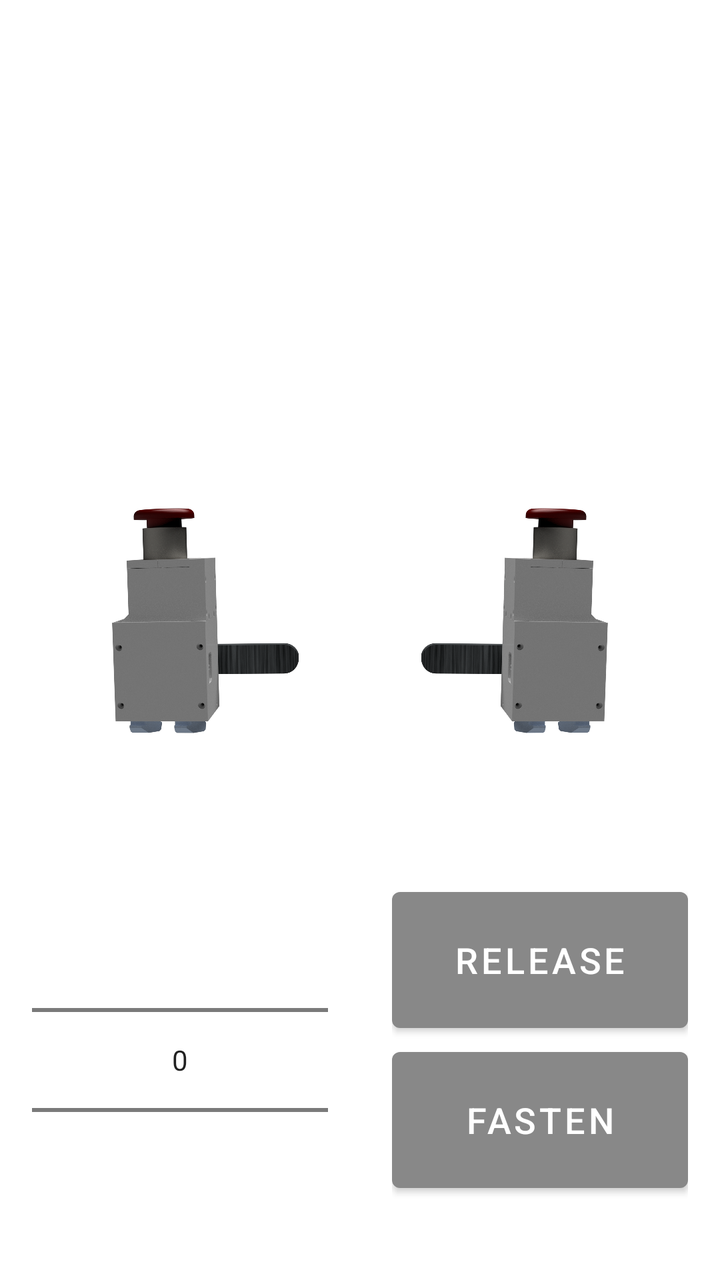
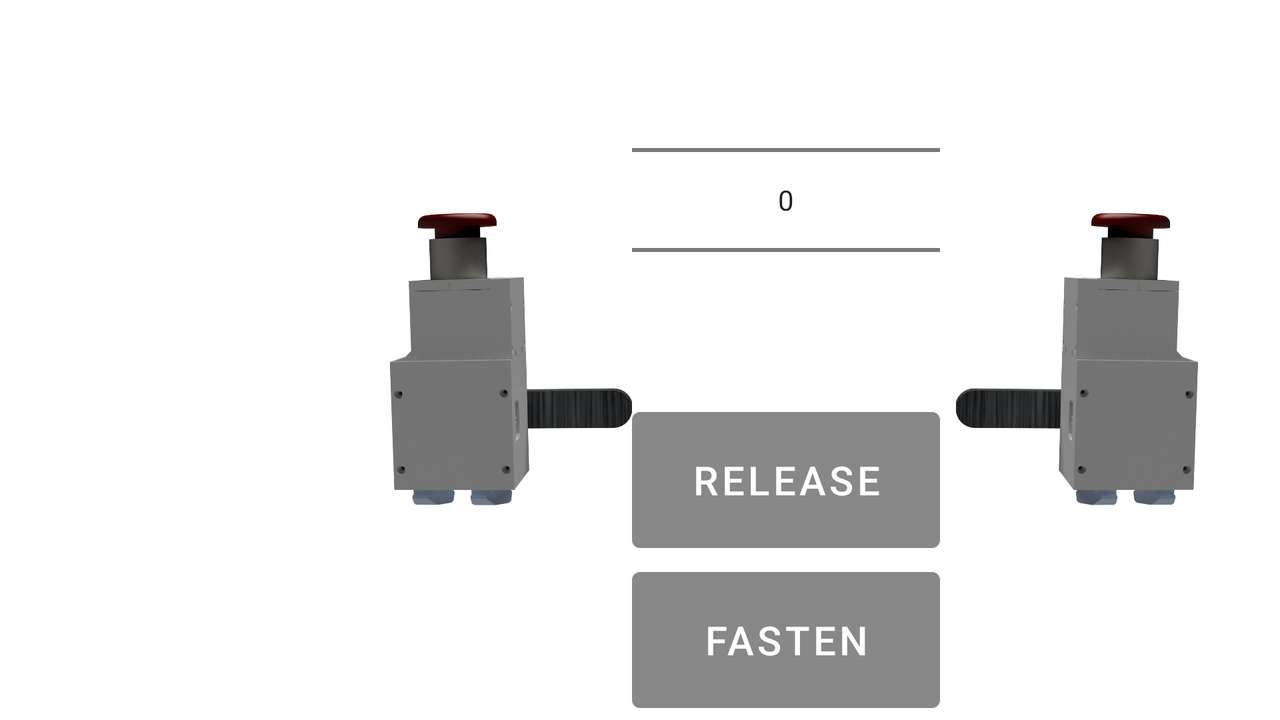

Compare how this app lays out the same screen by default and in its alternative resource folder. The renders come first, then the two layout files and the values they reference.
<!-- AndroidManifest.xml: application theme Theme.LiftingUnitMQTT -->
<!-- res/layout/activity_front_step_motors.xml -->
<?xml version="1.0" encoding="utf-8"?>
<LinearLayout xmlns:android="http://schemas.android.com/apk/res/android"
    xmlns:app="http://schemas.android.com/apk/res-auto"
    xmlns:tools="http://schemas.android.com/tools"
    android:layout_width="match_parent"
    android:layout_height="match_parent"
    android:orientation="vertical"
    android:weightSum="10"
    tools:context=".StepMotorActivity">

    <androidx.fragment.app.FragmentContainerView
        android:id="@+id/fcvOverviewFrontStepMotor"
        android:layout_width="match_parent"
        android:layout_height="0dp"
        android:layout_margin="4dp"
        android:layout_weight="3"
        app:layout_constrainedHeight="true"
        app:layout_constraintWidth="true"
        tools:layout="@layout/fragment_overview" />

    <androidx.constraintlayout.widget.ConstraintLayout
        android:id="@+id/clLiftingUnit"
        android:layout_width="match_parent"
        android:layout_height="0dp"
        android:layout_weight="7">

        <LinearLayout
            android:layout_width="match_parent"
            android:layout_height="wrap_content"
            android:orientation="horizontal"
            android:weightSum="2"
            app:layout_constrainedHeight="true"
            app:layout_constraintBottom_toTopOf="@+id/llFunctions"
            app:layout_constraintEnd_toEndOf="parent"
            app:layout_constraintStart_toStartOf="parent"
            app:layout_constraintTop_toTopOf="parent">

            <ImageView
                android:layout_width="0dp"
                android:layout_height="wrap_content"
                android:layout_margin="8dp"
                android:layout_weight="1"
                android:src="@drawable/stepper_front_mirrored"
                app:layout_constrainedHeight="true" />

            <ImageView
                android:layout_width="0dp"
                android:layout_height="wrap_content"
                android:layout_margin="8dp"
                android:layout_weight="1"
                android:src="@drawable/stepper_front"
                app:layout_constrainedHeight="true" />

        </LinearLayout>

        <LinearLayout
            android:id="@+id/llFunctions"
            android:layout_width="match_parent"
            android:layout_height="wrap_content"
            android:orientation="horizontal"
            android:weightSum="2"
            app:layout_constraintBottom_toBottomOf="parent"
            app:layout_constraintEnd_toEndOf="parent"
            app:layout_constraintStart_toStartOf="parent">

            <androidx.constraintlayout.widget.ConstraintLayout
                android:layout_width="0dp"
                android:layout_height="wrap_content"
                android:layout_marginBottom="4dp"
                android:layout_weight="1"
                android:padding="16dp"
                app:layout_constraintBottom_toBottomOf="parent"
                app:layout_constraintEnd_toEndOf="parent"
                app:layout_constraintStart_toStartOf="parent">

                <NumberPicker
                    android:id="@+id/npDegree"
                    android:layout_width="match_parent"
                    android:layout_height="wrap_content"
                    app:layout_constraintBottom_toBottomOf="parent"
                    app:layout_constraintEnd_toEndOf="parent"
                    app:layout_constraintStart_toStartOf="parent" />

            </androidx.constraintlayout.widget.ConstraintLayout>

            <androidx.constraintlayout.widget.ConstraintLayout
                android:layout_width="0dp"
                android:layout_height="wrap_content"
                android:layout_marginBottom="4dp"
                android:layout_weight="1"
                android:padding="16dp"
                app:layout_constraintBottom_toBottomOf="parent"
                app:layout_constraintEnd_toEndOf="parent"
                app:layout_constraintStart_toStartOf="parent">

                <Button
                    android:id="@+id/btnRelease"
                    android:layout_width="match_parent"
                    android:layout_height="wrap_content"
                    android:minHeight="80dp"
                    android:text="release"
                    android:textSize="18sp"
                    app:layout_constraintEnd_toEndOf="parent"
                    app:layout_constraintStart_toStartOf="parent"
                    app:layout_constraintTop_toTopOf="parent" />

                <Button
                    android:id="@+id/btnFasten"
                    android:layout_width="match_parent"
                    android:layout_height="wrap_content"
                    android:minHeight="80dp"
                    android:text="fasten"
                    android:textSize="18sp"
                    app:layout_constraintEnd_toEndOf="parent"
                    app:layout_constraintStart_toStartOf="parent"
                    app:layout_constraintTop_toBottomOf="@+id/btnRelease" />

            </androidx.constraintlayout.widget.ConstraintLayout>

        </LinearLayout>

    </androidx.constraintlayout.widget.ConstraintLayout>

</LinearLayout>
<!-- res/layout/fragment_overview.xml (included above) -->
<?xml version="1.0" encoding="utf-8"?>
<androidx.constraintlayout.widget.ConstraintLayout xmlns:android="http://schemas.android.com/apk/res/android"
    xmlns:app="http://schemas.android.com/apk/res-auto"
    xmlns:tools="http://schemas.android.com/tools"
    style="@android:style/TextAppearance.DeviceDefault.Medium"
    android:layout_width="match_parent"
    android:layout_height="match_parent"
    tools:context=".MainActivity">

    <androidx.cardview.widget.CardView
        android:id="@+id/cvOverview"
        android:layout_width="match_parent"
        android:layout_height="match_parent"
        android:layout_margin="4dp"
        android:backgroundTint="?attr/colorPrimary"
        app:cardCornerRadius="24dp"
        app:cardElevation="0dp"
        app:contentPadding="8dp"
        app:layout_constrainedHeight="true"
        app:layout_constrainedWidth="true"
        app:layout_constraintBottom_toBottomOf="parent"
        app:layout_constraintEnd_toEndOf="parent"
        app:layout_constraintStart_toStartOf="parent"
        app:layout_constraintTop_toTopOf="parent">

        <LinearLayout
            android:layout_width="match_parent"
            android:layout_height="match_parent"
            android:layout_marginVertical="8dp"
            android:orientation="horizontal"
            android:weightSum="2"
            app:layout_constraintEnd_toEndOf="parent"
            app:layout_constraintStart_toStartOf="parent"
            app:layout_constraintTop_toTopOf="parent">

            <LinearLayout
                android:id="@+id/llLeft"
                android:layout_width="match_parent"
                android:layout_height="match_parent"
                android:layout_weight="1"
                android:orientation="vertical"
                android:padding="2dp"
                android:weightSum="6"
                app:layout_constraintEnd_toEndOf="parent"
                app:layout_constraintStart_toStartOf="parent"
                app:layout_constraintTop_toTopOf="parent">

                <TextView
                    android:id="@+id/tvSwitch1Header"
                    android:layout_width="match_parent"
                    android:layout_height="0dp"
                    android:layout_weight="1"
                    android:maxLines="1"
                    android:padding="2dp"
                    android:text="roll switch 1 status"
                    android:textColor="?attr/colorOnPrimary"
                    android:textSize="14sp" />

                <TextView
                    android:id="@+id/tvSwitch1"
                    android:layout_width="match_parent"
                    android:layout_height="0dp"
                    android:layout_weight="1"
                    android:maxLines="1"
                    android:padding="2dp"
                    android:textSize="13sp" />

                <TextView
                    android:id="@+id/tvSwitch2Header"
                    android:layout_width="match_parent"
                    android:layout_height="0dp"
                    android:layout_weight="1"
                    android:maxLines="1"
                    android:padding="2dp"
                    android:text="roll switch 2 status"
                    android:textColor="?attr/colorOnPrimary"
                    android:textSize="14sp" />

                <TextView
                    android:id="@+id/tvSwitch2"
                    android:layout_width="match_parent"
                    android:layout_height="0dp"
                    android:layout_weight="1"
                    android:maxLines="1"
                    android:padding="2dp"
                    android:textSize="13sp" />

                <TextView
                    android:id="@+id/tvUltrasoundBarrierHeader"
                    android:layout_width="match_parent"
                    android:layout_height="0dp"
                    android:layout_weight="1"
                    android:maxLines="1"
                    android:padding="2dp"
                    android:text="height sensor status"
                    android:textColor="?attr/colorOnPrimary"
                    android:textSize="13sp" />

                <TextView
                    android:id="@+id/tvUltrasoundBarrier"
                    android:layout_width="match_parent"
                    android:layout_height="0dp"
                    android:layout_weight="1"
                    android:maxLines="1"
                    android:padding="2dp"
                    android:textSize="13sp" />
            </LinearLayout>

            <LinearLayout
                android:id="@+id/llRight"
                android:layout_width="match_parent"
                android:layout_height="match_parent"
                android:layout_weight="1"
                android:orientation="vertical"
                android:padding="2dp"
                android:weightSum="6"
                app:layout_constraintEnd_toEndOf="parent"
                app:layout_constraintStart_toStartOf="parent"
                app:layout_constraintTop_toTopOf="parent">

                <TextView
                    android:id="@+id/tvEmergencyStopHeader"
                    android:layout_width="match_parent"
                    android:layout_height="0dp"
                    android:layout_gravity="end"
                    android:layout_weight="1"
                    android:maxLines="1"
                    android:padding="2dp"
                    android:text="emergency stop status"
                    android:textAlignment="viewEnd"
                    android:textColor="?attr/colorOnPrimary"
                    android:textSize="14sp" />

                <TextView
                    android:id="@+id/tvEmergencyStop"
                    android:layout_width="match_parent"
                    android:layout_height="0dp"
                    android:layout_gravity="end"
                    android:layout_marginEnd="8dp"
                    android:layout_weight="1"
                    android:maxLines="1"
                    android:padding="2dp"
                    android:textAlignment="viewEnd"
                    android:textSize="13sp" />

                <TextView
                    android:id="@+id/tvLightBarrierHeader"
                    android:layout_width="match_parent"
                    android:layout_height="0dp"
                    android:layout_gravity="end"
                    android:layout_weight="1"
                    android:maxLines="1"
                    android:padding="2dp"
                    android:text="light barrier status"
                    android:textAlignment="viewEnd"
                    android:textColor="?attr/colorOnPrimary"
                    android:textSize="14sp" />

                <TextView
                    android:id="@+id/tvLightBarrier"
                    android:layout_width="match_parent"
                    android:layout_height="0dp"
                    android:layout_gravity="end"
                    android:layout_marginEnd="8dp"
                    android:layout_weight="1"
                    android:maxLines="1"
                    android:padding="2dp"
                    android:textAlignment="viewEnd"
                    android:textSize="13sp" />

                <TextView
                    android:id="@+id/tvConnectionStatusHeader"
                    android:layout_width="match_parent"
                    android:layout_height="0dp"
                    android:layout_gravity="end"
                    android:layout_weight="1"
                    android:maxLines="1"
                    android:padding="2dp"
                    android:text="broker address"
                    android:textAlignment="viewEnd"
                    android:textColor="?attr/colorOnPrimary"
                    android:textSize="14sp" />

                <TextView
                    android:id="@+id/tvConnectionStatus"
                    android:layout_width="match_parent"
                    android:layout_height="0dp"
                    android:layout_gravity="end"
                    android:layout_marginEnd="8dp"
                    android:layout_weight="1"
                    android:maxLines="1"
                    android:padding="2dp"
                    android:textAlignment="viewEnd"
                    android:textSize="13sp" />

            </LinearLayout>

        </LinearLayout>

    </androidx.cardview.widget.CardView>

</androidx.constraintlayout.widget.ConstraintLayout>
<!-- resources referenced by this layout -->
<resources>
  <!-- drawable stepper_front: png bitmap (drawable-v24, 491102 bytes) -->
  <!-- drawable stepper_front_mirrored: png bitmap (drawable-v24, 491113 bytes) -->
  <style name="Theme.LiftingUnitMQTT" parent="Theme.MaterialComponents.DayNight.NoActionBar">
          
          <item name="colorPrimary">@color/grey</item>
          <item name="colorPrimaryVariant">@color/white</item>
          <item name="colorOnPrimary">@color/white</item>
          
          <item name="colorSecondary">@color/dark_blue</item>
          <item name="colorSecondaryVariant">@color/dark_grey</item>
          <item name="colorOnSecondary">@color/white</item>
          
          <item name="android:statusBarColor">@color/white</item>
          <item name="android:windowLightStatusBar">@color/white</item>
          
          <item name="android:windowBackground">@color/white</item>
      </style>
  <color name="grey">#888888</color>
  <color name="white">#FFFFFFFF</color>
  <color name="dark_blue">#111627</color>
  <color name="dark_grey">#333333</color>
</resources>
<!-- res/layout-land/activity_front_step_motors.xml (the repository's variant of the layout above) -->
<!-- drawn on the phone turned sideways -->
<?xml version="1.0" encoding="utf-8"?>
<LinearLayout xmlns:android="http://schemas.android.com/apk/res/android"
    xmlns:app="http://schemas.android.com/apk/res-auto"
    xmlns:tools="http://schemas.android.com/tools"
    android:layout_width="match_parent"
    android:layout_height="match_parent"
    android:orientation="horizontal"
    android:weightSum="4"
    tools:context=".StepMotorActivity">

    <androidx.fragment.app.FragmentContainerView
        android:id="@+id/fcvOverviewFrontStepMotor"
        android:layout_width="0dp"
        android:layout_height="match_parent"
        android:layout_margin="4dp"
        android:layout_weight="1"
        tools:layout="@layout/fragment_overview" />

    <ImageView
        android:layout_width="0dp"
        android:layout_height="wrap_content"
        android:layout_weight="1"
        android:src="@drawable/stepper_front_mirrored" />

    <androidx.constraintlayout.widget.ConstraintLayout
        android:layout_width="0dp"
        android:layout_height="match_parent"
        android:layout_weight="1"
        app:layout_constraintBottom_toBottomOf="parent"
        app:layout_constraintEnd_toEndOf="parent"
        app:layout_constraintStart_toStartOf="parent">

        <NumberPicker
            android:id="@+id/npDegree"
            android:layout_width="match_parent"
            android:layout_height="wrap_content"
            app:layout_constraintBottom_toTopOf="@+id/btnRelease"
            app:layout_constraintEnd_toEndOf="parent"
            app:layout_constraintStart_toStartOf="parent"
            app:layout_constraintTop_toTopOf="parent" />

        <Button
            android:id="@+id/btnRelease"
            android:layout_width="match_parent"
            android:layout_height="wrap_content"
            android:minHeight="80dp"
            android:text="release"
            android:textSize="20sp"
            app:layout_constraintBottom_toTopOf="@+id/btnFasten"
            app:layout_constraintEnd_toEndOf="parent"
            app:layout_constraintStart_toStartOf="parent" />

        <Button
            android:id="@+id/btnFasten"
            android:layout_width="match_parent"
            android:layout_height="wrap_content"
            android:minHeight="80dp"
            android:text="fasten"
            android:textSize="20sp"
            app:layout_constraintBottom_toBottomOf="parent"
            app:layout_constraintEnd_toEndOf="parent"
            app:layout_constraintStart_toStartOf="parent" />

    </androidx.constraintlayout.widget.ConstraintLayout>

    <ImageView
        android:layout_width="0dp"
        android:layout_height="wrap_content"
        android:layout_margin="8dp"
        android:layout_weight="1"
        android:src="@drawable/stepper_front" />

</LinearLayout>
